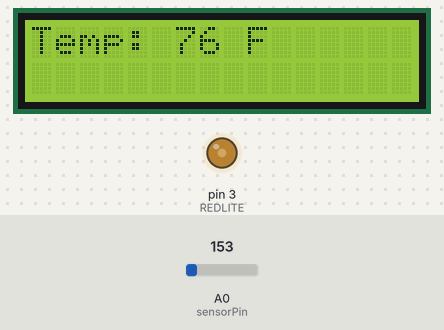
This sketch was run on a simulated Arduino Uno, built with avr-gcc and run on an emulated ATmega328P. Shown: 16×2 character LCD, output pins drawn as LEDs (lit = HIGH). The test bench sets the inputs (shaded band); at power-on: A0 (sensorPin) = 153. What the sketch prints to the serial monitor is not drawn.

Above: at 1.2 s.
1.3 s: A0 (sensorPin) set to 165
At 3.2 s:
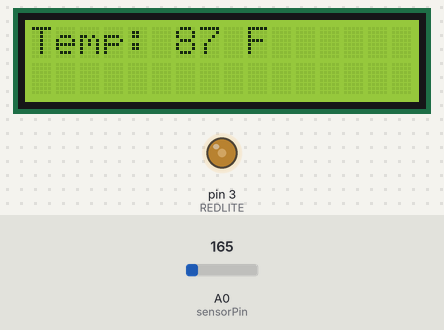
3.5 s: A0 (sensorPin) set to 175
At 5.1 s:
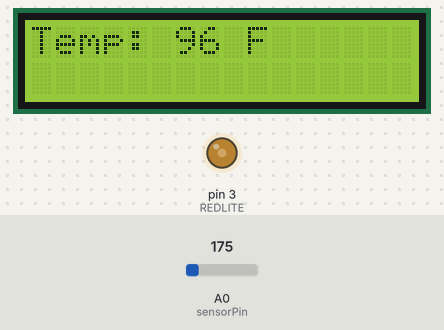
5.5 s: A0 (sensorPin) set to 191
At 6.9 s:
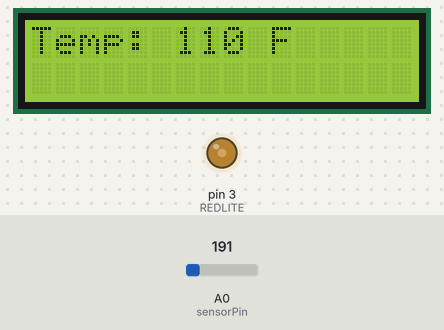
7.5 s: A0 (sensorPin) set to 172
At 8.7 s:
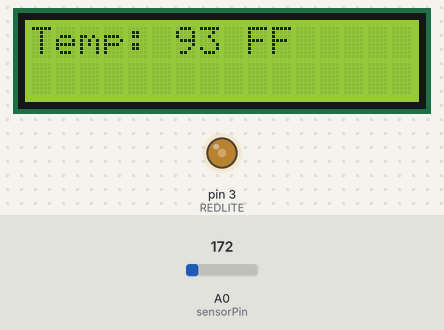
Timing chart, 0 to 10.5 s (numbered marks = the images above; inputs shaded):
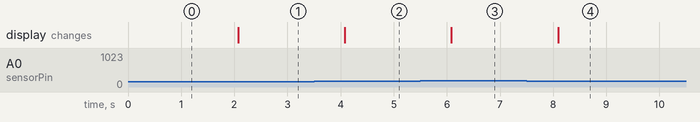

The sketch:

LCD_Thermometer.ino
```cpp
/*
 * Read temperature from TMP36 sensor and display on LCD panel
 *
 * Author: David Bryant (david_bryant@yahoo.com)
 * January 29, 2012
 *
 * Arduino Pinouts
 *    0 = TMP36 input (analog)
 *    3 = PCM control for red backlight LED -> LCD16
 *    7 = LCD RS -> LCD4
 *    8 = LCD EN -> LCD6
 *    9 = LCD DB4 (data) -> LCD11
 *   10 = LCD DB5 (data) -> LCD12
 *   11 = LCD DB6 (data) -> LCD13
 *   12 = LCD DB7 (data) -> LCD14
 *
 * Additional
 *    LCD1 = GND
 *    LCD2 = VCC
 *    LCD3 = Contrast voltage (wiper of contrast pot)
 *    LCD5 = GND
 *    LCD15 = VCC
 */

// include the library code:
#include <LiquidCrystal.h>

#define REDLITE 3  // Pin that controls red display on LCD panel

boolean debugging = true;   /* If debugging, output via Serial monitor */
int sensorPin = 0;  /* Pin the TMP36 sensor output is connected to */

// initialize the library with the numbers of the interface pins
LiquidCrystal lcd(7, 8, 9, 10, 11, 12);

// you can change the overall brightness by range 0 -> 255. 100 is pretty good...
int brightness = 100;

void setup() {

  // set up the LCD's number of rows and columns:
  lcd.begin(16, 2);

  // Set display brightness.  0 is max, 255 is min
  analogWrite(REDLITE,brightness);

  if(debugging) {
    // send debugging info via the Serial monitor
    Serial.begin(9600);
  }
}

void loop()
{
  int reading, displayTemp;
  float voltage, temperatureC, temperatureF;

  /* Read temperature sensor */
  reading = analogRead(sensorPin);

  /* Convert reading to voltage */
  voltage = (reading * 5.0);
  voltage /= 1024.0;

  /* Convert to temperature */
  temperatureC = (voltage - 0.5) * 100;  // 10mV per degree with 500mV offset
  temperatureF = (temperatureC * 9.0 / 5.0) + 32.0;

  displayTemp = (int) (temperatureF + 0.5);

  if(debugging) {
    Serial.print(displayTemp); Serial.print(" degrees C [");
    Serial.print(temperatureC); Serial.print(" C, ");
    Serial.print(temperatureF); Serial.print(" F, (");
    Serial.print(voltage); Serial.println(" volts)]");
  }

  lcd.setCursor(0,0);
  lcd.print("Temp: ");
  lcd.print(displayTemp);
  lcd.print(" F");

  delay(1000);   /* Delay */
}
```

Measured:
- the behaviour switches between 180 and 179 on A0 (sensorPin) (found by bisection; images 3 and 4)
- after the input at 1.3 s, the display: changes after 0.77 s (image 1)
- after the input at 3.5 s, the display: changes after 0.58 s (image 2)
- after the input at 5.5 s, the display: changes after 0.59 s (image 3)
- after the input at 7.5 s, the display: changes after 0.59 s (image 4)
